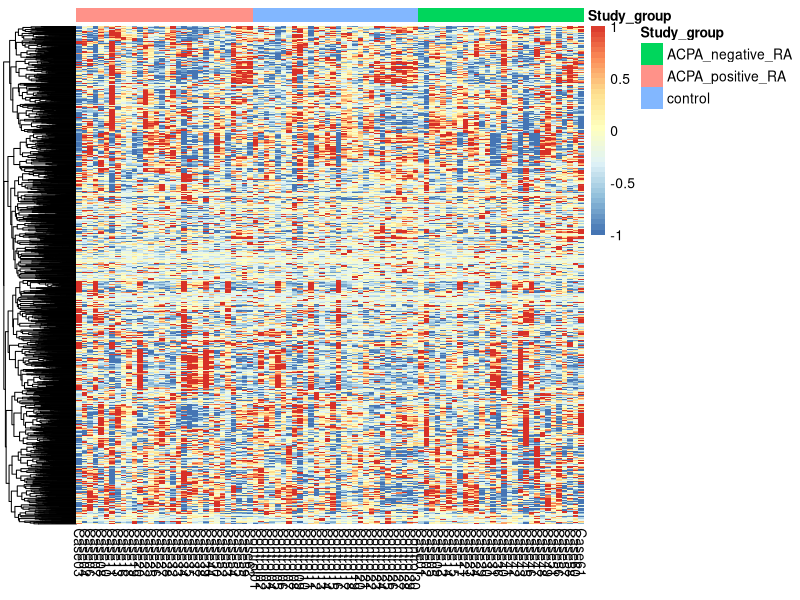
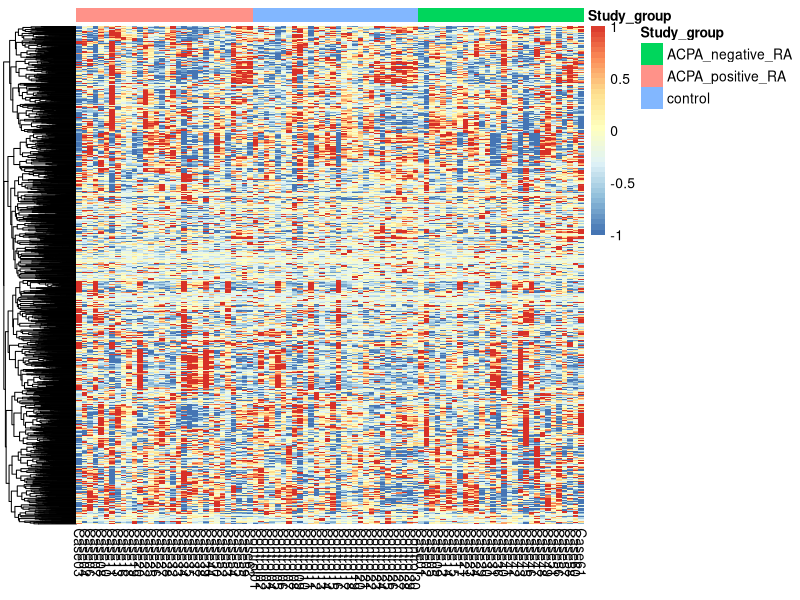

Generate these figures, in order, with R:
library(pheatmap)
library(dplyr)
 

#Building a heatmap of all features for all 92 samples.
#Read in all samples
 
all_quantile <- read.csv("../data/all_quantile_df.csv")
#all_quantile <- all_quantile[order(all_quantile$Study_group),]

ACPA_neg_df <- filter(all_quantile, all_quantile$Study_group == 'ACPA_negative_RA')
#View(ACPA_neg_df)


ACPA_pos_df <- filter(all_quantile, all_quantile$Study_group == 'ACPA_positive_RA')
#View(ACPA_pos_df)


control_df <- filter(all_quantile, all_quantile$Study_group == 'control')
#View(control_df)
all_quantile <- rbind(ACPA_pos_df,control_df,ACPA_neg_df)

#View(all_quantile)
 

#Check dimensions
 
dim(all_quantile)
 

#get number of features and samples
 
num_features <- ncol(all_quantile)-2
#num_features
num_samples <- nrow(all_quantile)
#num_samples
 

#Remove the column of Case IDs and sample status. Make the row names the Case ID
 
all_quantile_df <- data.frame(matrix(data = 0, nrow=num_samples, ncol=num_features))
rownames(all_quantile_df) <- all_quantile$Sample_ID
colnames(all_quantile_df) <- colnames(all_quantile[1,1:num_features])
all_quantile_df[1:num_samples,1:num_features] <- all_quantile[1:num_samples,1:num_features]
#View(all_quantile_df)

 

#Make a vector of the sample status for the heatmap
 
colors_df <- data.frame(matrix(data = 0, nrow = 92, ncol=1))
colnames(colors_df) <- c("Study_group")
colors_df[1:92,1] <- all_quantile$Study_group
rownames(colors_df) <- all_quantile$Sample_ID
#View(colors_df)
 

#Define the breaks and the colors
 
library(RColorBrewer)
break_list = seq(-1.0,1.0, by=0.05)
color = colorRampPalette(rev(brewer.pal(n = 7, name = "RdYlBu")))(length(break_list))
 

#Now use z score
 
quantile_zscore_df <- scale(all_quantile_df, center = TRUE, scale = TRUE)
#View(quantile_zscore_df)
quantile_zscore_transposed <- t(quantile_zscore_df)
#View(quantile_zscore_transposed)
#quantile_zscore_transposed <- data.frame(quantile_zscore_transposed)
 

#Plot
 
heatmap_plot <- pheatmap(quantile_zscore_transposed, annotation = colors_df, show_rownames = FALSE, cluster_cols = FALSE, cluster_rows = TRUE,  breaks = break_list, color = color)
#
pdf("../output/heatmap.pdf")
heatmap_plot
dev.off()
file.remove("./Rplots.pdf")
